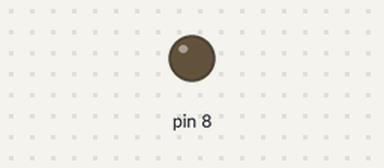
Bench run of a sketch on a simulated Arduino Uno, built with avr-gcc and run on an emulated ATmega328P. On the bench: output pins drawn as LEDs (lit = HIGH).

Above: at 0.5 s.
At 5.2 s:
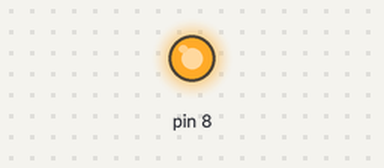
Timing chart, 0 to 7.4 s (numbered marks = the images above):
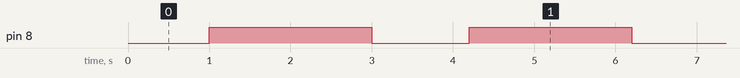

The sketch:

delay.ino
```cpp
/*
Define um período de duração de uma ação, antes de outra acontecer (que vêm abaixo)
*/

void setup() {
  pinMode(8, OUTPUT);
}

void loop() {
  // 1 segundo pra ligar depois que desligou ao final
  delay(1000);
  // Ligado por 2 seg.
  digitalWrite(8, HIGH);
  delay(2000);
  // Desligado por 1/5 de seg.
  digitalWrite(8, LOW);
  delay(200);
  // Liga desliga imediatamente
  digitalWrite(8, HIGH);
  digitalWrite(8, LOW);
}
```

Measured:
- by itself, pin 8: alternates HIGH for 2.0 s and LOW for 1.2 s
